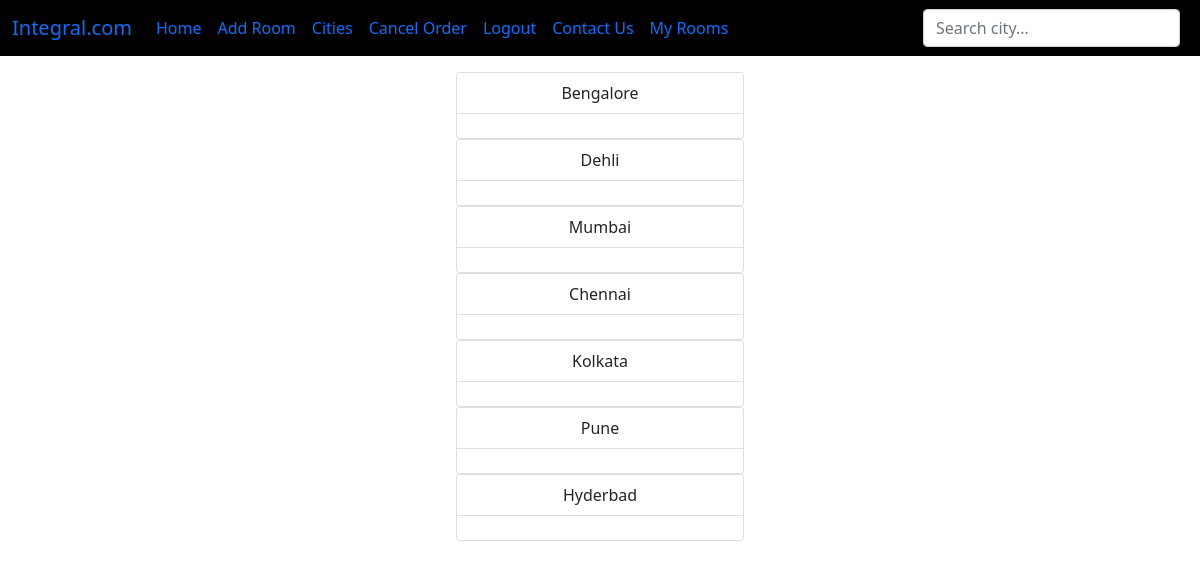
The app's page /cities/ (signed in) with its own data.
### room/models.py (models this page shows)
class Cities(models.Model):
    name = models.CharField(max_length=264)
    def __str__(self):
        return f"{self.name}"

### room/views.py (the view)
# urls.py: path('cities/',views.all_cities, name='cities'),
def all_cities(request):
    cities = Cities.objects.all()
    return render(request, 'room/cities.htm',{'cities':cities})

### room/templates/room/cities.htm
{% extends 'room/main.htm'%}
{% block content %}
    <center>
        {% for city in cities %}
        <div class="card" style="width: 18rem;">
            <ul class="list-group list-group-flush">
              <li class="list-group-item" >{{city}}</li> <br>
            </ul>
          </div>
         {% endfor %}
    </center>
{% endblock %}

### records on screen
Cities: name "Bengalore"
Cities: name "Dehli"
Cities: name "Mumbai"
Cities: name "Chennai"
Cities: name "Kolkata"
Cities: name "Pune"
Cities: name "Hyderbad"
